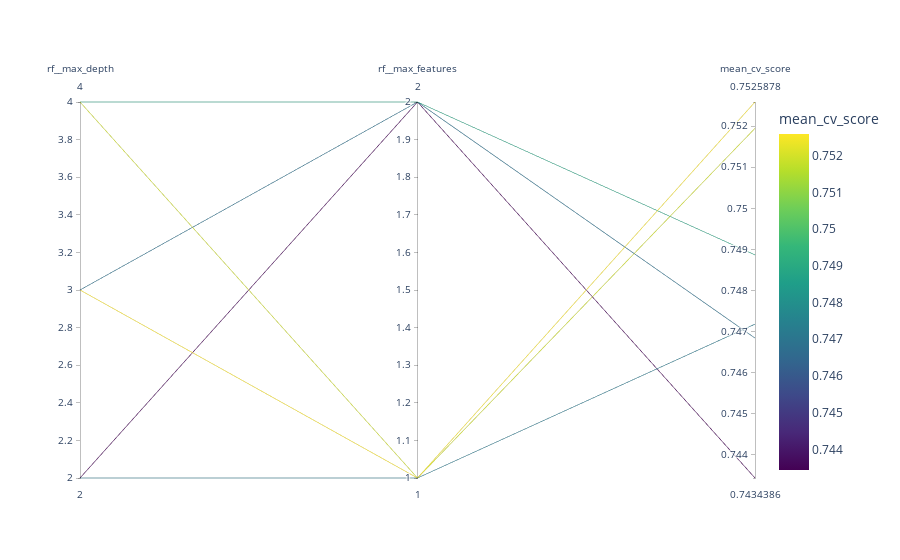

Source (notebook cell):
### Code cell
mxjqsakit.tuneplot(rf, scoreindim=True)

### Figure 1 — Plotly figure (JSON) as saved in the notebook; plotly's stock layout.template omitted (floating-point values rounded to 4 significant figures)
{"data": [{"dimensions": [{"label": "rf__max_depth", "values": [2, 2, 3, 3, 4, 4]}, {"label": "rf__max_features", "values": [1, 2, 1, 2, 1, 2]}, {"label": "mean_cv_score", "values": [0.7472, 0.7434, 0.7526, 0.7468, 0.7519, 0.7489]}], "line": {"color": [0.7472, 0.7434, 0.7526, 0.7468, 0.7519, 0.7489], "colorbar": {"title": {"text": "mean_cv_score"}}, "colorscale": [[0, "#440154"], [0.1111, "#482878"], [0.2222, "#3e4989"], [0.3333, "#31688e"], [0.4444, "#26828e"], [0.5556, "#1f9e89"], [0.6667, "#35b779"], [0.7778, "#6ece58"], [0.8889, "#b5de2b"], [1, "#fde725"]], "showscale": true}, "type": "parcoords"}], "layout": {}}
